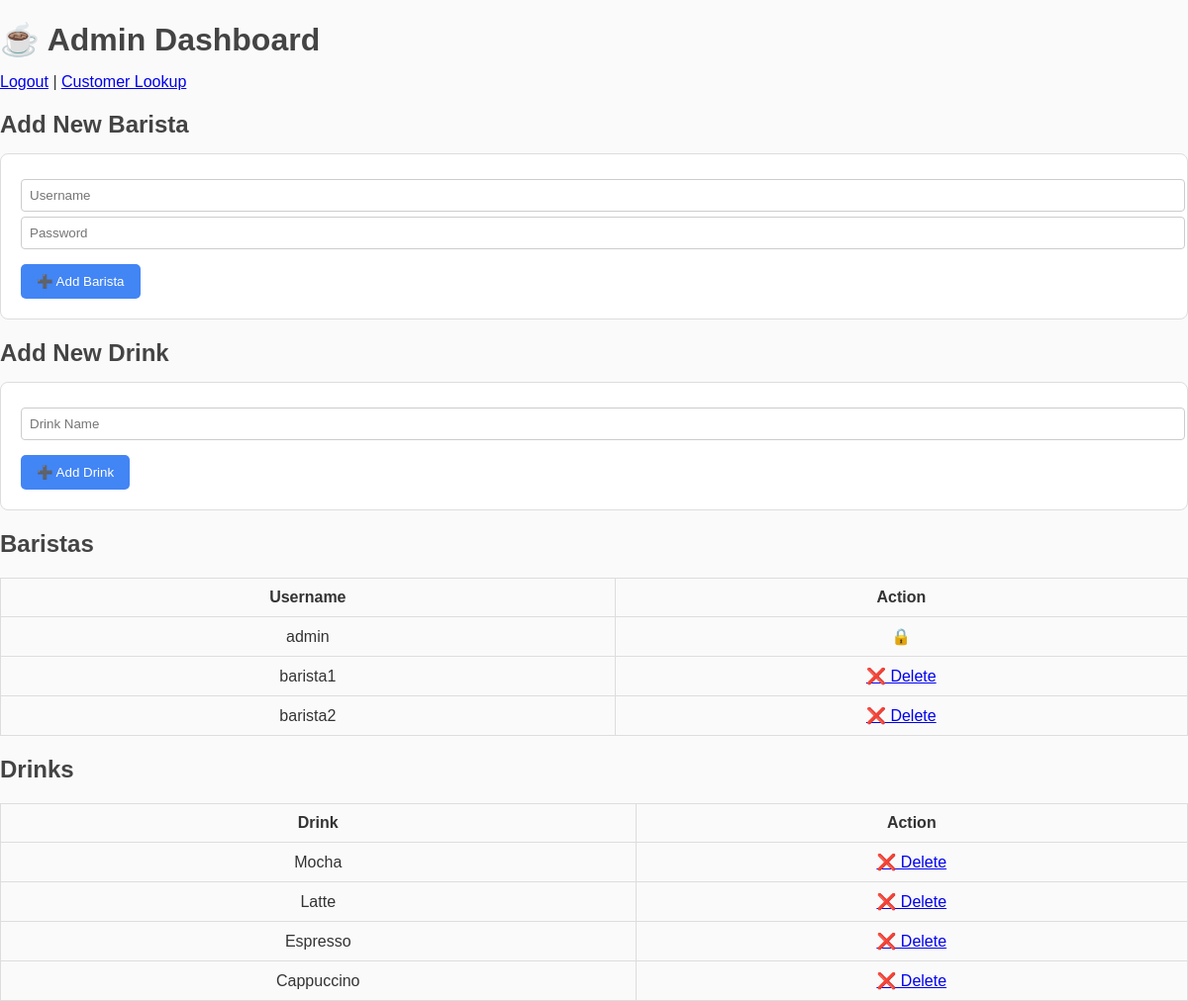
The page /admin (signed in) on the database as committed earlier.
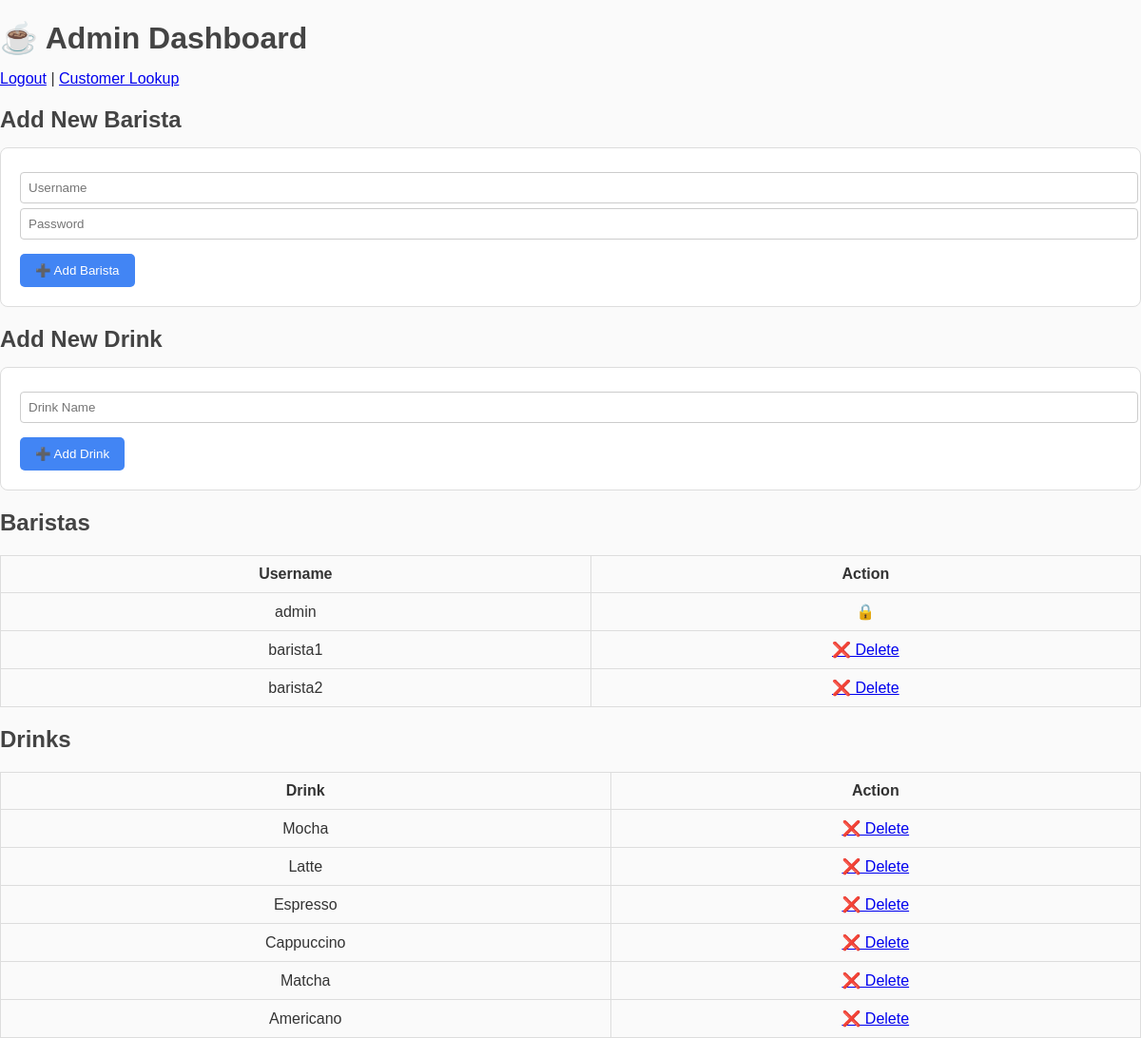
The same page on the database as committed later.
### tables this page shows
CREATE TABLE drinks (
            id INTEGER PRIMARY KEY AUTOINCREMENT,
            name TEXT UNIQUE
        );

### app.py (the view, shortened to what this page needs)
@app.route("/admin", methods=["GET", "POST"])
def admin():
    if not session.get("logged_in") or session.get("username") != "admin":
        return redirect("/login")
    conn = sqlite3.connect(DB_NAME)
    c = conn.cursor()
    conn_u = sqlite3.connect(USERS_DB)
    cu = conn_u.cursor()
    cu.execute("SELECT username FROM users")
    users = [row[0] for row in cu.fetchall()]
    conn_u.close()
    c.execute("SELECT name FROM drinks")
    drinks = [row[0] for row in c.fetchall()]
    conn.close()
    return render_template("admin.html", users=users, drinks=drinks)

### templates/admin.html (shortened to what this page needs)
<!DOCTYPE html>
<html lang="en">
<head>
    <link rel="stylesheet" href="{{ url_for('static', filename='styles.css') }}">
</head>
<body>
    <h1>☕ Admin Dashboard</h1>
    <a href="{{ url_for('logout') }}">Logout</a> |
    <a href="{{ url_for('lookup') }}">Customer Lookup</a>
    <h2>Add New Barista</h2>
    <form method="POST">
        <input type="text" name="new_user" placeholder="Username" required>
        <input type="password" name="new_pass" placeholder="Password" required>
        <button type="submit">➕ Add Barista</button>
    </form>
    <h2>Add New Drink</h2>
    <form method="POST">
        <input type="text" name="new_drink" placeholder="Drink Name" required>
        <button type="submit">➕ Add Drink</button>
    </form>
    <h2>Baristas</h2>
    <table>
        <tr><th>Username</th><th>Action</th></tr>
        {% for user in users %}
        <tr>
            <td>{{ user }}</td>
            <td>
                {% if user != 'admin' %}
                <a href="{{ url_for('delete_user', username=user) }}">❌ Delete</a>
                {% else %}
                🔒
                {% endif %}
            </td>
        </tr>
        {% endfor %}
    </table>
    <h2>Drinks</h2>
    <table>
        <tr><th>Drink</th><th>Action</th></tr>
        {% for drink in drinks %}
        <tr>
            <td>{{ drink }}</td>
            <td><a href="{{ url_for('delete_drink', drink=drink) }}">❌ Delete</a></td>
        </tr>
        {% endfor %}
    </table>
</body>
</html>

### static/styles.css (style rules this page uses)
body { font-family: Arial, sans-serif; background-color: #fafafa; color: #333; margin: 0; padding: 0; }
h1, h2 { color: #444; margin-bottom: 15px; }
form { background: #fff; border: 1px solid #ddd; padding: 20px; border-radius: 8px; margin-bottom: 20px; }
input, select { width: 100%; padding: 8px; margin-top: 5px; border-radius: 4px; border: 1px solid #ccc; }
button { margin-top: 15px; background-color: #4285f4; color: white; padding: 10px 16px; border: none; border-radius: 5px; cursor: pointer; }
table { width: 100%; border-collapse: collapse; margin-top: 20px; }
table, th, td { border: 1px solid #ddd; }
th, td { padding: 10px; text-align: center; }

Rows that differ between the two databases and show on the page:
added drinks: name "Matcha"
added drinks: name "Americano"
